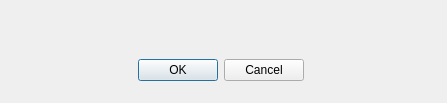
<?xml version="1.0" encoding="UTF-8"?>
<ui version="4.0">
 <class>Dialog</class>
 <widget class="QDialog" name="Dialog">
  <property name="geometry">
   <rect>
    <x>0</x>
    <y>0</y>
    <width>447</width>
    <height>103</height>
   </rect>
  </property>
  <property name="windowTitle">
   <string>Dialog</string>
  </property>
  <widget class="QWidget" name="verticalLayoutWidget">
   <property name="geometry">
    <rect>
     <x>10</x>
     <y>10</y>
     <width>421</width>
     <height>71</height>
    </rect>
   </property>
   <layout class="QVBoxLayout" name="verticalLayout">
    <item>
     <layout class="QHBoxLayout" name="horizontalLayout_2">
      <item>
       <widget class="QLabel" name="info">
        <property name="text">
         <string/>
        </property>
       </widget>
      </item>
     </layout>
    </item>
    <item>
     <spacer name="verticalSpacer">
      <property name="orientation">
       <enum>Qt::Vertical</enum>
      </property>
      <property name="sizeHint" stdset="0">
       <size>
        <width>20</width>
        <height>40</height>
       </size>
      </property>
     </spacer>
    </item>
    <item>
     <layout class="QHBoxLayout" name="horizontalLayout">
      <item>
       <spacer name="horizontalSpacer_2">
        <property name="orientation">
         <enum>Qt::Horizontal</enum>
        </property>
        <property name="sizeHint" stdset="0">
         <size>
          <width>40</width>
          <height>20</height>
         </size>
        </property>
       </spacer>
      </item>
      <item>
       <widget class="QDialogButtonBox" name="buttonBox">
        <property name="orientation">
         <enum>Qt::Horizontal</enum>
        </property>
        <property name="standardButtons">
         <set>QDialogButtonBox::Cancel|QDialogButtonBox::Ok</set>
        </property>
       </widget>
      </item>
      <item>
       <spacer name="horizontalSpacer">
        <property name="orientation">
         <enum>Qt::Horizontal</enum>
        </property>
        <property name="sizeHint" stdset="0">
         <size>
          <width>40</width>
          <height>20</height>
         </size>
        </property>
       </spacer>
      </item>
     </layout>
    </item>
   </layout>
  </widget>
 </widget>
 <resources/>
 <connections>
  <connection>
   <sender>buttonBox</sender>
   <signal>accepted()</signal>
   <receiver>Dialog</receiver>
   <slot>accept()</slot>
   <hints>
    <hint type="sourcelabel">
     <x>248</x>
     <y>254</y>
    </hint>
    <hint type="destinationlabel">
     <x>157</x>
     <y>274</y>
    </hint>
   </hints>
  </connection>
  <connection>
   <sender>buttonBox</sender>
   <signal>rejected()</signal>
   <receiver>Dialog</receiver>
   <slot>reject()</slot>
   <hints>
    <hint type="sourcelabel">
     <x>316</x>
     <y>260</y>
    </hint>
    <hint type="destinationlabel">
     <x>286</x>
     <y>274</y>
    </hint>
   </hints>
  </connection>
 </connections>
</ui>
